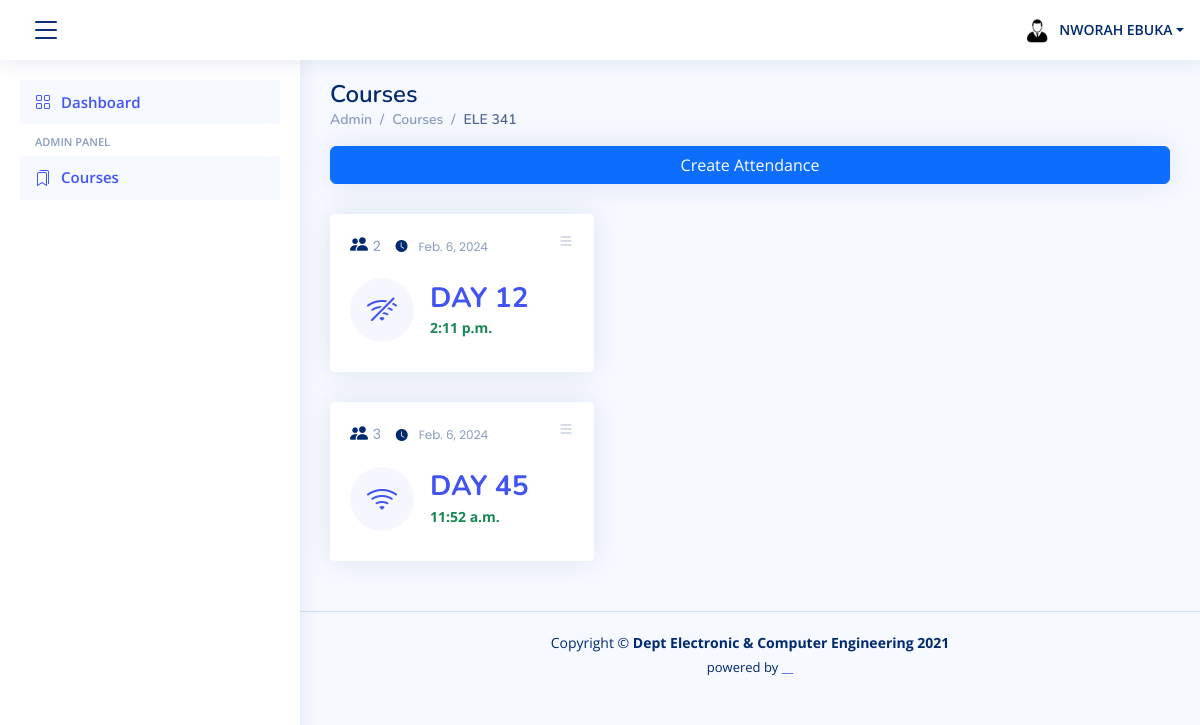
Page /attendances/10/ (signed in) on the earlier database version.
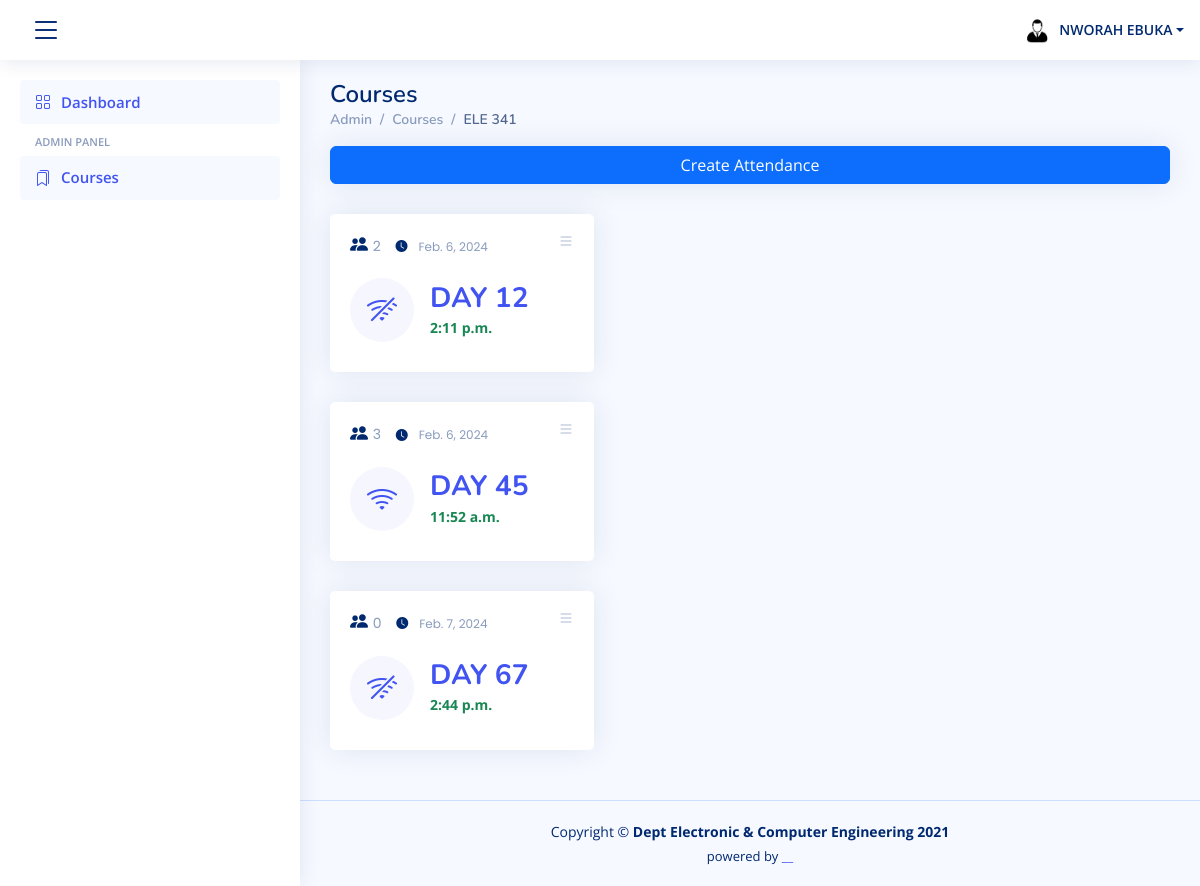
Same page on the later database version.
### attendance/models.py (models this page shows, shortened)
class Attendance(models.Model):
    course = models.ForeignKey(Course, on_delete=models.CASCADE, default=None)
    day_number = models.PositiveIntegerField(default=0)
    start_date = models.DateField(auto_now=True)
    start_time = models.TimeField(auto_now=True)
    active = models.BooleanField(default=False)
    class Meta:
        unique_together = ['course', 'day_number']
    def total_attendees(self):
        return self.attendee_set.count()

### attendance/views.py (the view)
# urls.py: path('attendances/<int:pk>/', AttendanceList, name='attendance_list'),
def AttendanceList(request, pk):
    course = Course.objects.get(pk=pk)
    attendance = Attendance.objects.filter(course=pk).order_by('day_number')
    student = Student.objects.get(reg_number=request.user)
    sex = {'M':'male'}.get(student.sex) # the need for the profile picture
    context = {'attendances':attendance, 'course':course, 'sex':sex}
    return render(request, template_name='attendance_list.html', context=context)

### templates/attendance_list.html (shortened to what this page needs)
{% extends "partials/base.html" %}
{%load humanize %}
{% block content %}
<main id="main" class="main">
    <div class="pagetitle">
      <h1>Courses</h1>
      <nav>
        <ol class="breadcrumb">
          <li class="breadcrumb-item"><a href="{% url 'dashboard' %}">Admin</a></li>
          <li class="breadcrumb-item"><a href="{% url 'course_list' %}">Courses</a></li>
          <li class="breadcrumb-item active">{{course.name}}</li>
        </ol>
      </nav>
    </div>
    <div class="card">
        <button type="button" class="btn btn-primary" data-bs-toggle="modal" data-bs-target="#verticalycentered">
            Create Attendance
        </button>
    </div>
    <section class="section dashboard">
        {% if attendances %}
        {% for attendance in attendances %}
        <div class="row ">
            <div class="col-lg-8 col-xxl-2">
                <div class="row">
                    <div class="col-xxl-3 col-md-6 ">
                        <div class="card  info-card sales-card">
                            <div class="filter">
                                <a class="icon" href="#" data-bs-toggle="dropdown"><i class="bi bi-list"></i></a>
                            </div>
                            <div class="card-body">
                                <h5 class="card-title"><i class="bi bi-people-fill"></i> <span>{{attendance.total_attendees}}  <span style='color:#012970; padding-left:11px; font-size:12px;'><i class='bi bi-clock-fill'></i><span style='color:#899bbd; padding-left:11px; font-size:12px;'>{{attendance.start_date}}</span></span> </span></h5>
                                <div class="d-flex align-items-center">
                                    <div class="card-icon rounded-circle d-flex align-items-center justify-content-center">
                                        {%if attendance.active%}
                                        <i class=" bi-wifi"></i>
                                        {% else %}
                                        <i class=" bi-wifi-off"></i>
                                        {%endif%}
                                    </div>
                                    <div class="ps-3">
                                        <h6><a href="{% url 'attendee_list' attendance.id %}">DAY {{attendance.day_number|apnumber }}</a></h6>
                                        <span class="text-success small pt-1 fw-bold">{{attendance.start_time}} </span>
                                    </div>
                                </div>
                            </div>
                        </div>
                    </div>
                </div>
            </div>
        </div>
        {% endfor %}
        {% else %}
        <h6>No Registered Attendance!</h6>
        {% endif %}
    </section>
</main>
{% endblock %}

Differences in the rows shown:
added Attendance: total_attendees "0", start_date "Feb. 7, 2024", active False (drawn), day_number|apnumber "67", start_time "2:44 p.m."
